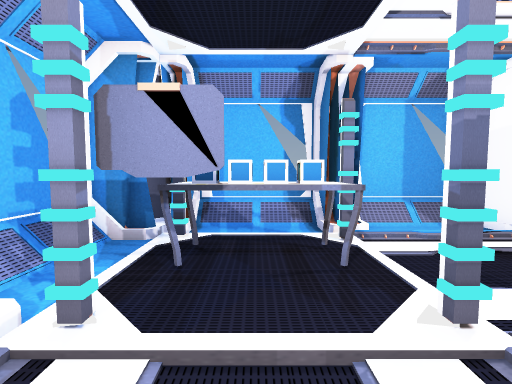
view 1 (above)

17 first-person views from a walk through a 3-D level made in the Unity game engine. The camera is 1.4 m above the floor, tilts 4° down and sees 85° across. Doors are open. The floor is counted in squares, 1 m on a side. Each view is taken from the middle of a square. On the plan, view 1 faces up. The plan holds only what a view shows up to about 14 squares ahead; the rest is blank. The player character is not drawn.

view 2
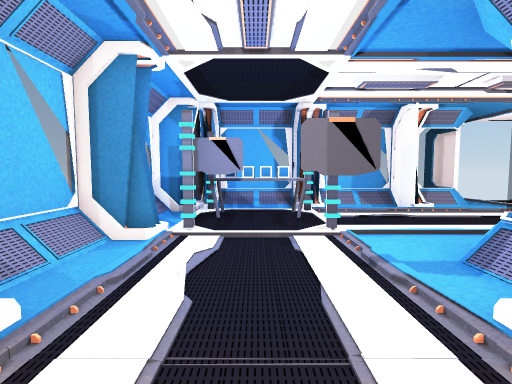

view 3
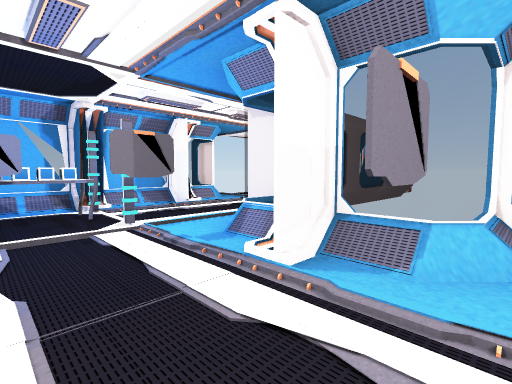

view 4
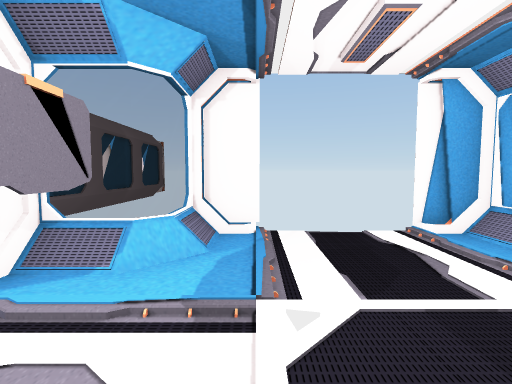

view 5
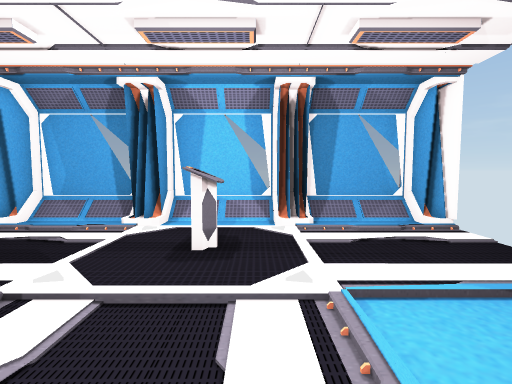

view 6
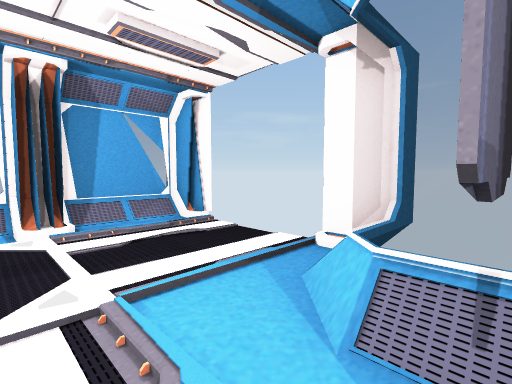

view 7
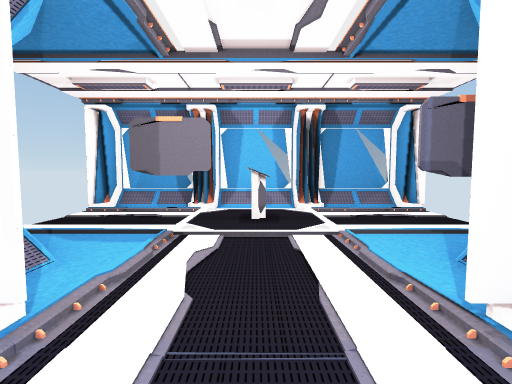

view 8
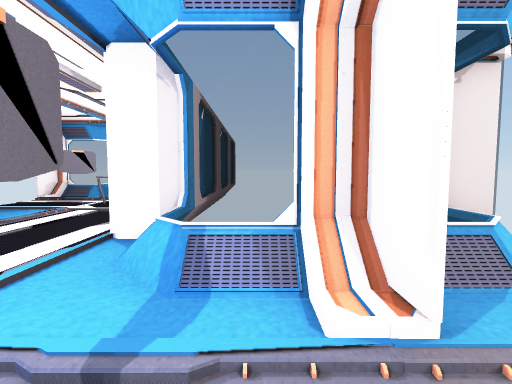

view 9
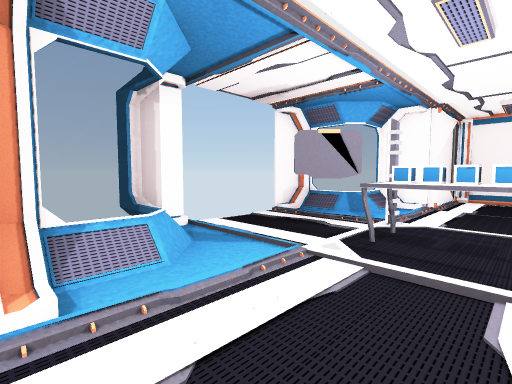

view 10
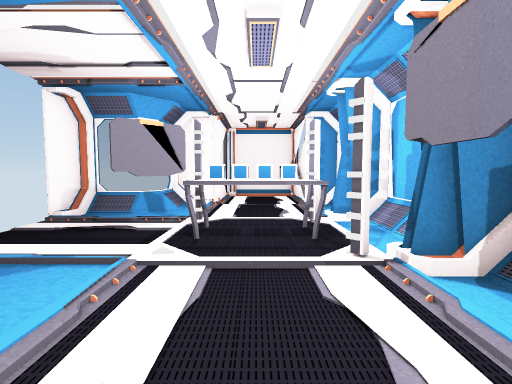

view 11
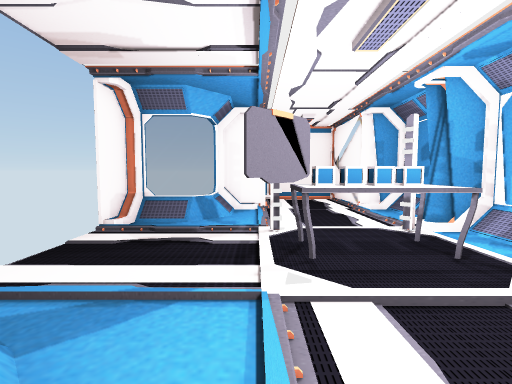

view 12
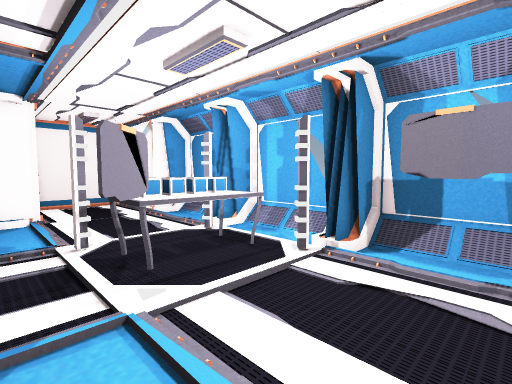

view 13
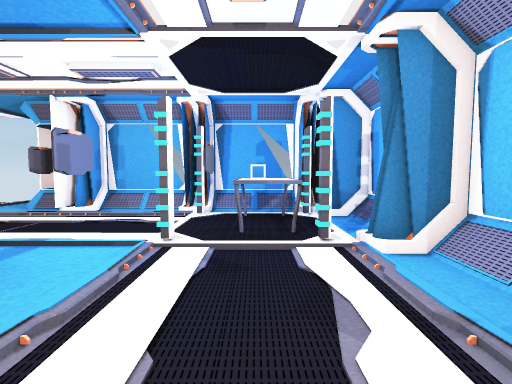

view 14
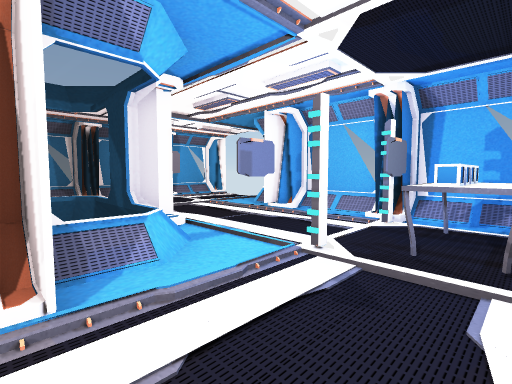

view 15
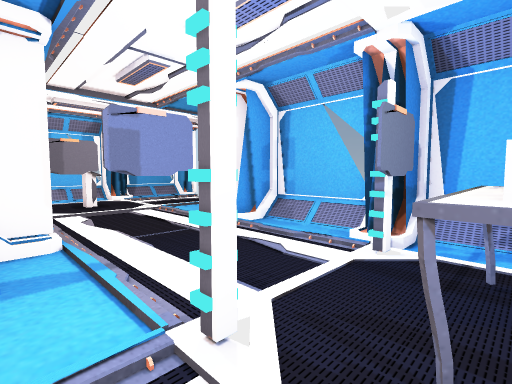

view 16
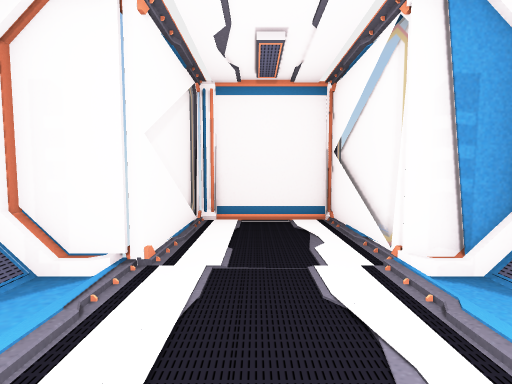

view 17
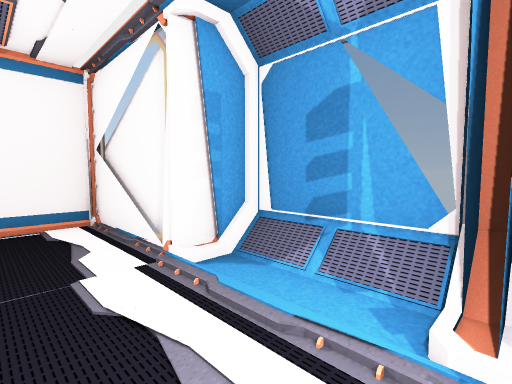

### Floor plan
Key: @ floor where view 1 was taken; # wall or solid block; x gap in a wall; . main floor; : floor 0.25 m higher than the main floor; / step, stairs or slope; D open door; = window, fence, low wall or low ledge; O other object.
Columns run from 6 left of view 1 to 22 right of it. Each row starts with its distance up from view 1.
 10               ##DDDDD##
  9               =/DDDDD/=
  8      #########=//..../=##
  7     ##=##///#/=.:.....//#
  6    ###..x...#...O.......##==#
  5    ##OOO#..D.....OO#...DD...#
  4    #.OOO...D.....OO....DD...#
  3   ##.O.....D..O..OO#...DD...#
  2   ###...#::D#:::# .##::DD==##
  1   =/....:.//#:::######::##
  0   =/..@OOx==##=###  ##=##
 -1   =/....::=
 -2   ##DDDDD##
 -3    OO...::=
 -4 #==#...OOx==#
 -5 #//.....:.//#
 -6 DD:::....:::D
 -7 DD.........DD
 -8 DD....O....DD
 -9 DD.........DD
-10 D...:...:...D
-11 #///#///#///#
-12 #=#=#=#=#=#=#

Positions as (right, up) in squares from view 1, and headings:
1: (0, 0), facing up
2: (0, -4), facing up
3: (-1, -5), facing up-right
4: (-1, -6), facing right
5: (-1, -3), facing down
6: (-1, -3), facing down-left
7: (0, 0), facing down
8: (0, -1), facing right
9: (6, 3), facing up-right
10: (6, 4), facing right
11: (7, 6), facing right
12: (7, 7), facing down-right
13: (7, 4), facing left
14: (6, 5), facing down-left
15: (3, 4), facing down-left
16: (14, 4), facing right
17: (14, 4), facing down-right
